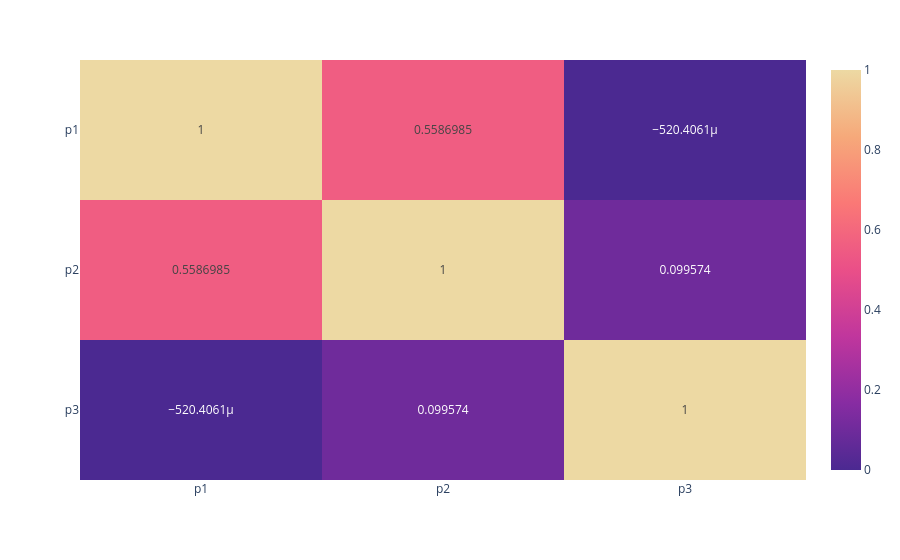

Notebook code for this chart:
### Code cell
fig_corr

### Figure 1 — Plotly figure (JSON) as saved in the notebook; plotly's stock layout.template omitted (floating-point values rounded to 4 significant figures)
{"data": [{"coloraxis": "coloraxis", "hovertemplate": "x: %{x}<br>y: %{y}<br>color: %{z}<extra></extra>", "name": "0", "texttemplate": "%{z}", "type": "heatmap", "x": ["p1", "p2", "p3"], "xaxis": "x", "y": ["p1", "p2", "p3"], "yaxis": "y", "z": [[1.0, 0.5587, -0.0005204], [0.5587, 1.0, 0.09957], [-0.0005204, 0.09957, 1.0]]}], "layout": {"coloraxis": {"colorscale": [[0, "rgb(75, 41, 145)"], [0.1667, "rgb(135, 44, 162)"], [0.3333, "rgb(192, 54, 157)"], [0.5, "rgb(234, 79, 136)"], [0.6667, "rgb(250, 120, 118)"], [0.8333, "rgb(246, 169, 122)"], [1, "rgb(237, 217, 163)"]]}, "margin": {"t": 60}, "xaxis": {"anchor": "y", "domain": [0, 1]}, "yaxis": {"anchor": "x", "autorange": "reversed", "domain": [0, 1]}}}
